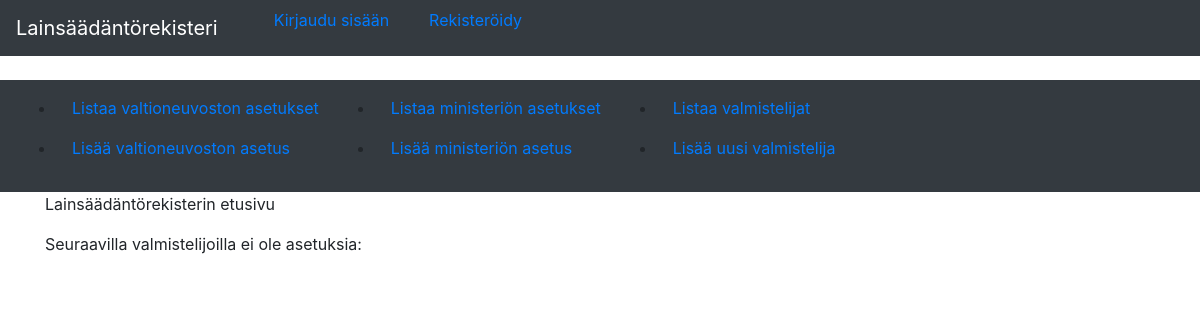
Before: / with the older database file.
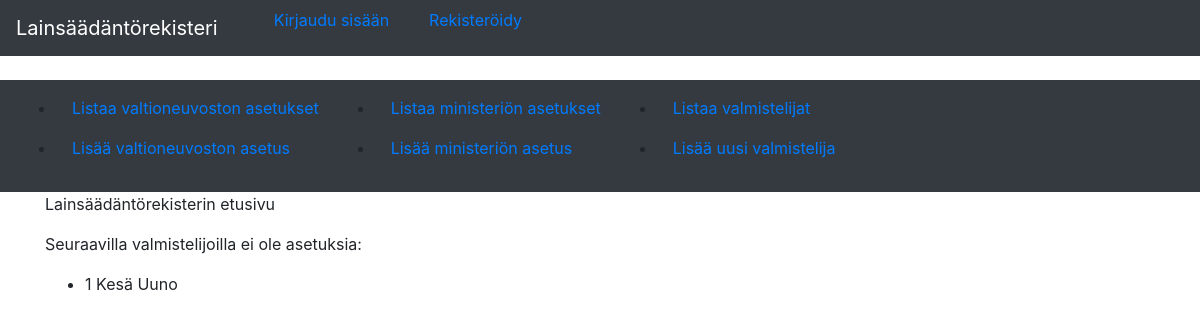
After: the same page with the newer database file.
### application/auth/models.py (models this page shows, shortened)
class User(Base):
    __tablename__ = "account"
    name = db.Column(db.String(144), nullable=False)
    username = db.Column(db.String(144), nullable=False)
    password = db.Column(db.String(144), nullable=False)
    vnat = db.relationship("Vna", backref='account', lazy=True)
    mmmat = db.relationship("Mmma", backref='account', lazy=True)
    @staticmethod
    def find_users_with_no_vnas(done=0):
        stmt = text("SELECT Account.id, Account.name FROM Account"
                    " LEFT JOIN Vna ON Vna.account_id = Account.id"
                    " LEFT JOIN Mmma ON Mmma.account_id = Account.id"
                    " WHERE ((Vna.done IS null OR Vna.done = :done) AND (Mmma.done IS null OR Mmma.done = :done))"
                    " GROUP BY Account.id"
                    " HAVING COUNT(Vna.id) = 0").params(done=done)
        res = db.engine.execute(stmt)
        response = []
        for row in res:
            response.append({"id":row[0], "name":row[1]})
        return response

### application/views.py (the view)
@app.route("/")
def index():
    return render_template("index.html", needs_vnas=User.find_users_with_no_vnas())

### application/templates/index.html
{% extends "layout.html" %}
{% block body %}
  <p>
    Lainsäädäntörekisterin etusivu
  </p>
  {% if needs_vnas is defined %}
    <p>
      Seuraavilla valmistelijoilla ei ole asetuksia:
    </p>
    <ul>
      {% for user in needs_vnas %}
      <li>
        {{user.id}} {{user.name}}
      </li>
      {% endfor %}
    </ul>
  {% endif %}
{% endblock %}

### application/templates/layout.html (shortened to what this page needs)
<!DOCTYPE html>
<html>
  <head>
    <link rel="stylesheet" href="https://maxcdn.bootstrapcdn.com/bootstrap/4.0.0/css/bootstrap.min.css">
  </head>
  <body>
    <nav class="navbar navbar-expand-md navbar-dark bg-dark mb-4">
      <a class="navbar-brand" href="#">Lainsäädäntörekisteri</a>
      <div class="form-inline mt-2 mt-md-0">
          {% if current_user.is_authenticated %}
          <a href="{{ url_for('auth_logout') }}">Heippa {{ current_user.name }} -- Logout</a>
          {% else %}
          <ul>
          <a href="{{ url_for('auth_login') }}">Kirjaudu sisään</a>
          </ul>
          <ul>
          <a href="{{ url_for('auth_signup') }}">Rekisteröidy</a>
          </ul>
          {% endif %}
      </div>
    </nav>
    <nav class="navbar navbar-expand-md navbar-dark bg-dark mb-6">
      <div class="collapse navbar-collapse" id="navbarCollapse">
        <ul>
          <li class="nav-item">
            <a class="nav-link" href="{{ url_for('vnat_index') }} ">Listaa valtioneuvoston asetukset</a>
          </li>
          <li class="nav-item">
            <a class="nav-link" href="{{ url_for('vnat_form') }} ">Lisää valtioneuvoston asetus</a>
          </li>
        </ul>
        <ul>
          <li class="nav-item">
            <a class="nav-link" href="{{ url_for('mmmat_index') }} ">Listaa ministeriön asetukset</a>
          </li>
          <li class="nav-item">
            <a class="nav-link" href="{{ url_for('mmmat_form') }} ">Lisää ministeriön asetus</a>
          </li>
        </ul>
        <ul>
          <li class="nav-item">
            <a class="nav-link" href="{{ url_for('valmistelijat_index') }} ">Listaa valmistelijat</a>
          </li>
          <li class="nav-item">
            <a class="nav-link" href="{{ url_for('valmistelijat_form') }} ">Lisää uusi valmistelija</a>
          </li>
        </ul>
      </div>
    </nav>
    <main role="main" class="container">
      {% block body %}{% endblock %}
    </main>
  </body>
</html>

Changed rows visible on the page:
added User: id "1", name "Kesä Uuno"
